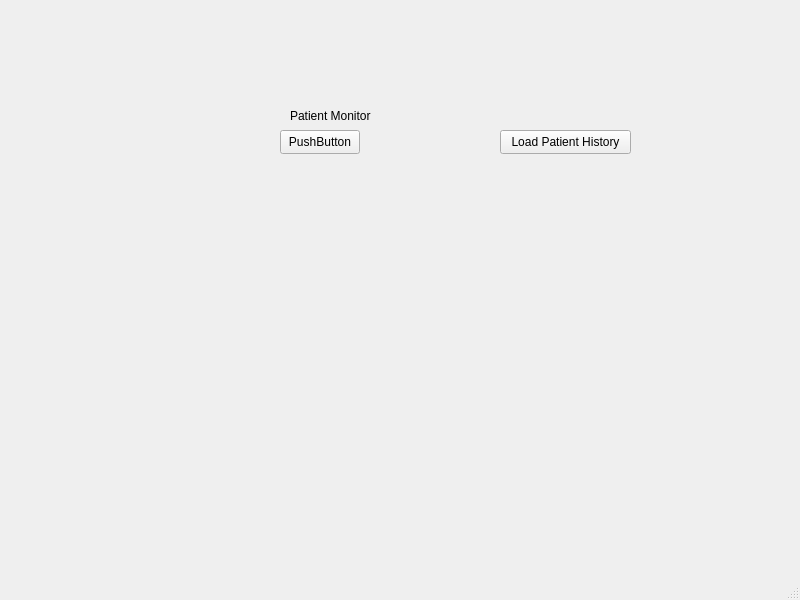
<?xml version="1.0" encoding="UTF-8"?>
<ui version="4.0">
 <class>MainWindow</class>
 <widget class="QMainWindow" name="MainWindow">
  <property name="geometry">
   <rect>
    <x>0</x>
    <y>0</y>
    <width>800</width>
    <height>600</height>
   </rect>
  </property>
  <property name="windowTitle">
   <string>MainWindow</string>
  </property>
  <widget class="QWidget" name="centralwidget">
   <widget class="QPushButton" name="pushButton">
    <property name="geometry">
     <rect>
      <x>280</x>
      <y>130</y>
      <width>80</width>
      <height>24</height>
     </rect>
    </property>
    <property name="text">
     <string>PushButton</string>
    </property>
   </widget>
   <widget class="QLabel" name="label">
    <property name="geometry">
     <rect>
      <x>290</x>
      <y>105</y>
      <width>91</width>
      <height>21</height>
     </rect>
    </property>
    <property name="text">
     <string>Patient Monitor</string>
    </property>
   </widget>
   <widget class="QPushButton" name="pushButton_2">
    <property name="geometry">
     <rect>
      <x>500</x>
      <y>130</y>
      <width>131</width>
      <height>24</height>
     </rect>
    </property>
    <property name="text">
     <string>Load Patient History</string>
    </property>
   </widget>
  </widget>
  <widget class="QMenuBar" name="menubar">
   <property name="geometry">
    <rect>
     <x>0</x>
     <y>0</y>
     <width>800</width>
     <height>21</height>
    </rect>
   </property>
  </widget>
  <widget class="QStatusBar" name="statusbar"/>
 </widget>
 <resources/>
 <connections/>
</ui>
